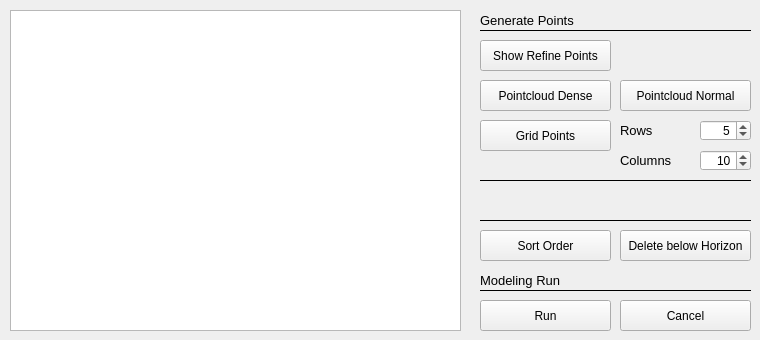
   <widget class="QWidget" name="tab_3">
    <attribute name="title">
     <string>Model Refine</string>
    </attribute>
    <widget class="QGraphicsView" name="modelRefinementPointsPlot">
     <property name="geometry">
      <rect>
       <x>10</x>
       <y>10</y>
       <width>451</width>
       <height>321</height>
      </rect>
     </property>
     <property name="cursor" stdset="0">
      <cursorShape>CrossCursor</cursorShape>
     </property>
     <property name="mouseTracking">
      <bool>true</bool>
     </property>
     <property name="autoFillBackground">
      <bool>true</bool>
     </property>
     <property name="frameShadow">
      <enum>QFrame::Plain</enum>
     </property>
     <property name="sceneRect">
      <rectf>
       <x>0.000000000000000</x>
       <y>0.000000000000000</y>
       <width>449.000000000000000</width>
       <height>319.000000000000000</height>
      </rectf>
     </property>
    </widget>
    <widget class="QPushButton" name="btn_sortRefinementPoints">
     <property name="geometry">
      <rect>
       <x>480</x>
       <y>230</y>
       <width>131</width>
       <height>31</height>
      </rect>
     </property>
     <property name="toolTip">
      <string>Sort the order of modeling points. East-West-Low-High Altitude</string>
     </property>
     <property name="text">
      <string>Sort Order</string>
     </property>
    </widget>
    <widget class="QPushButton" name="btn_runRefinementModel">
     <property name="geometry">
      <rect>
       <x>480</x>
       <y>300</y>
       <width>131</width>
       <height>31</height>
      </rect>
     </property>
     <property name="toolTip">
      <string>Run refinment model</string>
     </property>
     <property name="text">
      <string>Run</string>
     </property>
    </widget>
    <widget class="QPushButton" name="btn_loadRefinementPoints">
     <property name="geometry">
      <rect>
       <x>480</x>
       <y>40</y>
       <width>131</width>
       <height>31</height>
      </rect>
     </property>
     <property name="toolTip">
      <string>Shows the refinment point of the model point file.</string>
     </property>
     <property name="text">
      <string>Show Refine Points</string>
     </property>
    </widget>
    <widget class="Line" name="line_22">
     <property name="geometry">
      <rect>
       <x>480</x>
       <y>280</y>
       <width>271</width>
       <height>21</height>
      </rect>
     </property>
     <property name="frameShadow">
      <enum>QFrame::Plain</enum>
     </property>
     <property name="orientation">
      <enum>Qt::Horizontal</enum>
     </property>
    </widget>
    <widget class="QPushButton" name="btn_deleteBelowHorizonLine">
     <property name="geometry">
      <rect>
       <x>620</x>
       <y>230</y>
       <width>131</width>
       <height>31</height>
      </rect>
     </property>
     <property name="toolTip">
      <string>Delete all points below the horizon line from horizone file</string>
     </property>
     <property name="text">
      <string>Delete below Horizon</string>
     </property>
    </widget>
    <widget class="QPushButton" name="btn_generateDensePoints">
     <property name="geometry">
      <rect>
       <x>480</x>
       <y>80</y>
       <width>131</width>
       <height>31</height>
      </rect>
     </property>
     <property name="toolTip">
      <string>Generates a pointcloud with greater circles high number</string>
     </property>
     <property name="text">
      <string>Pointcloud Dense</string>
     </property>
    </widget>
    <widget class="QPushButton" name="btn_generateNormalPoints">
     <property name="geometry">
      <rect>
       <x>620</x>
       <y>80</y>
       <width>131</width>
       <height>31</height>
      </rect>
     </property>
     <property name="toolTip">
      <string>Generates a pointcloud with greater circles medium number</string>
     </property>
     <property name="text">
      <string>Pointcloud Normal</string>
     </property>
    </widget>
    <widget class="QPushButton" name="btn_cancelRefinementModel">
     <property name="geometry">
      <rect>
       <x>620</x>
       <y>300</y>
       <width>131</width>
       <height>31</height>
      </rect>
     </property>
     <property name="toolTip">
      <string>Cancel the refinment modeling in next cycle</string>
     </property>
     <property name="text">
      <string>Cancel</string>
     </property>
    </widget>
    <widget class="QPushButton" name="btn_generateGridPoints">
     <property name="geometry">
      <rect>
       <x>480</x>
       <y>120</y>
       <width>131</width>
       <height>31</height>
      </rect>
     </property>
     <property name="toolTip">
      <string>Generates a regular pattern with 100 stars</string>
     </property>
     <property name="text">
      <string>Grid Points</string>
     </property>
    </widget>
    <widget class="QLabel" name="label_101">
     <property name="geometry">
      <rect>
       <x>480</x>
       <y>270</y>
       <width>161</width>
       <height>21</height>
      </rect>
     </property>
     <property name="font">
      <font>
       <pointsize>10</pointsize>
      </font>
     </property>
     <property name="text">
      <string>Modeling Run</string>
     </property>
    </widget>
    <widget class="Line" name="line_26">
     <property name="geometry">
      <rect>
       <x>480</x>
       <y>170</y>
       <width>271</width>
       <height>21</height>
      </rect>
     </property>
     <property name="frameShadow">
      <enum>QFrame::Plain</enum>
     </property>
     <property name="orientation">
      <enum>Qt::Horizontal</enum>
     </property>
    </widget>
    <widget class="QLabel" name="label_178">
     <property name="geometry">
      <rect>
       <x>620</x>
       <y>120</y>
       <width>61</width>
       <height>21</height>
      </rect>
     </property>
     <property name="font">
      <font>
       <pointsize>10</pointsize>
      </font>
     </property>
     <property name="text">
      <string>Rows</string>
     </property>
    </widget>
    <widget class="QDoubleSpinBox" name="numberGridPointsRow">
     <property name="geometry">
      <rect>
       <x>700</x>
       <y>120</y>
       <width>51</width>
       <height>21</height>
      </rect>
     </property>
     <property name="alignment">
      <set>Qt::AlignRight|Qt::AlignTrailing|Qt::AlignVCenter</set>
     </property>
     <property name="decimals">
      <number>0</number>
     </property>
     <property name="minimum">
      <double>3.000000000000000</double>
     </property>
     <property name="maximum">
      <double>10.000000000000000</double>
     </property>
     <property name="singleStep">
      <double>1.000000000000000</double>
     </property>
     <property name="value">
      <double>5.000000000000000</double>
     </property>
    </widget>
    <widget class="Line" name="line_27">
     <property name="geometry">
      <rect>
       <x>480</x>
       <y>210</y>
       <width>271</width>
       <height>21</height>
      </rect>
     </property>
     <property name="frameShadow">
      <enum>QFrame::Plain</enum>
     </property>
     <property name="orientation">
      <enum>Qt::Horizontal</enum>
     </property>
    </widget>
    <widget class="QLabel" name="label_108">
     <property name="geometry">
      <rect>
       <x>480</x>
       <y>10</y>
       <width>161</width>
       <height>21</height>
      </rect>
     </property>
     <property name="font">
      <font>
       <pointsize>10</pointsize>
      </font>
     </property>
     <property name="text">
      <string>Generate Points</string>
     </property>
    </widget>
    <widget class="Line" name="line_34">
     <property name="geometry">
      <rect>
       <x>480</x>
       <y>20</y>
       <width>271</width>
       <height>21</height>
      </rect>
     </property>
     <property name="frameShadow">
      <enum>QFrame::Plain</enum>
     </property>
     <property name="orientation">
      <enum>Qt::Horizontal</enum>
     </property>
    </widget>
    <widget class="QDoubleSpinBox" name="numberGridPointsCol">
     <property name="geometry">
      <rect>
       <x>700</x>
       <y>150</y>
       <width>51</width>
       <height>21</height>
      </rect>
     </property>
     <property name="alignment">
      <set>Qt::AlignRight|Qt::AlignTrailing|Qt::AlignVCenter</set>
     </property>
     <property name="decimals">
      <number>0</number>
     </property>
     <property name="minimum">
      <double>5.000000000000000</double>
     </property>
     <property name="maximum">
      <double>15.000000000000000</double>
     </property>
     <property name="singleStep">
      <double>1.000000000000000</double>
     </property>
     <property name="value">
      <double>10.000000000000000</double>
     </property>
    </widget>
    <widget class="QLabel" name="label_179">
     <property name="geometry">
      <rect>
       <x>620</x>
       <y>150</y>
       <width>61</width>
       <height>21</height>
      </rect>
     </property>
     <property name="font">
      <font>
       <pointsize>10</pointsize>
      </font>
     </property>
     <property name="text">
      <string>Columns</string>
     </property>
    </widget>
   </widget>
